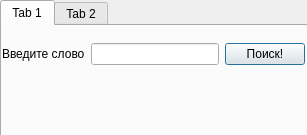
<?xml version="1.0" encoding="UTF-8"?>
<ui version="4.0">
 <class>searchWords</class>
 <widget class="QDialog" name="searchWords">
  <property name="geometry">
   <rect>
    <x>0</x>
    <y>0</y>
    <width>307</width>
    <height>135</height>
   </rect>
  </property>
  <property name="windowTitle">
   <string>Dialog</string>
  </property>
  <widget class="QTabWidget" name="tabWidget">
   <property name="geometry">
    <rect>
     <x>0</x>
     <y>0</y>
     <width>571</width>
     <height>211</height>
    </rect>
   </property>
   <property name="currentIndex">
    <number>0</number>
   </property>
   <widget class="QWidget" name="tab">
    <attribute name="title">
     <string>Tab 1</string>
    </attribute>
    <widget class="QWidget" name="">
     <property name="geometry">
      <rect>
       <x>0</x>
       <y>0</y>
       <width>303</width>
       <height>56</height>
      </rect>
     </property>
     <layout class="QHBoxLayout" name="horizontalLayout_2">
      <item>
       <layout class="QVBoxLayout" name="verticalLayout">
        <item>
         <layout class="QHBoxLayout" name="horizontalLayout">
          <item>
           <widget class="QLabel" name="label">
            <property name="text">
             <string>Введите слово</string>
            </property>
           </widget>
          </item>
          <item>
           <widget class="QLineEdit" name="lineSearch"/>
          </item>
         </layout>
        </item>
       </layout>
      </item>
      <item>
       <layout class="QVBoxLayout" name="verticalLayout_2">
        <item>
         <widget class="QPushButton" name="button_search">
          <property name="text">
           <string>Поиск!</string>
          </property>
         </widget>
        </item>
       </layout>
      </item>
     </layout>
    </widget>
   </widget>
   <widget class="QWidget" name="tab_2">
    <attribute name="title">
     <string>Tab 2</string>
    </attribute>
    <widget class="QWidget" name="layoutWidget_3">
     <property name="geometry">
      <rect>
       <x>0</x>
       <y>10</y>
       <width>303</width>
       <height>56</height>
      </rect>
     </property>
     <layout class="QHBoxLayout" name="horizontalLayout_4">
      <item>
       <layout class="QVBoxLayout" name="verticalLayout_3">
        <item>
         <layout class="QHBoxLayout" name="horizontalLayout_5">
          <item>
           <widget class="QLabel" name="label_3">
            <property name="text">
             <string>Заменить слово ...</string>
            </property>
           </widget>
          </item>
          <item>
           <widget class="QLineEdit" name="lineEdRep"/>
          </item>
         </layout>
        </item>
        <item>
         <layout class="QHBoxLayout" name="horizontalLayout_6">
          <item>
           <widget class="QLabel" name="label_4">
            <property name="text">
             <string>На .. </string>
            </property>
           </widget>
          </item>
          <item>
           <widget class="QLineEdit" name="replaceLine"/>
          </item>
         </layout>
        </item>
       </layout>
      </item>
      <item>
       <layout class="QVBoxLayout" name="verticalLayout_4">
        <item>
         <widget class="QPushButton" name="button_replace">
          <property name="text">
           <string>Заменить!</string>
          </property>
         </widget>
        </item>
       </layout>
      </item>
     </layout>
    </widget>
   </widget>
  </widget>
 </widget>
 <resources/>
 <connections/>
</ui>
